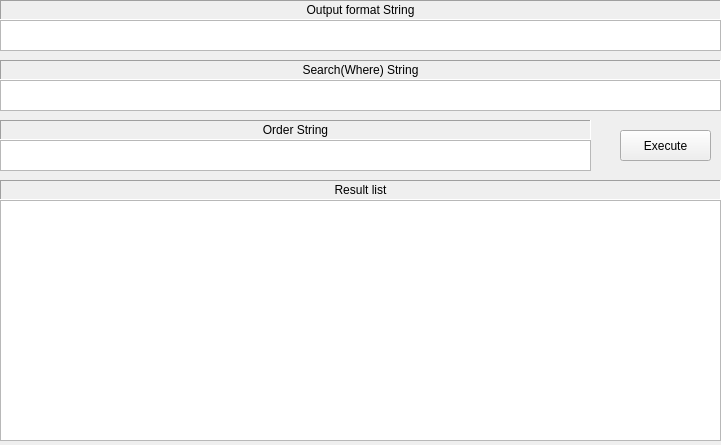
     <widget class="QWidget" name="page_13">
      <property name="geometry">
       <rect>
        <x>0</x>
        <y>0</y>
        <width>721</width>
        <height>445</height>
       </rect>
      </property>
      <attribute name="label">
       <string>SelectLast</string>
      </attribute>
      <widget class="QPushButton" name="pushButtonExecuteSelectLastXML">
       <property name="geometry">
        <rect>
         <x>620</x>
         <y>130</y>
         <width>91</width>
         <height>31</height>
        </rect>
       </property>
       <property name="text">
        <string>Execute</string>
       </property>
      </widget>
      <widget class="QTextEdit" name="textEditSelectLastXMLResultStr">
       <property name="geometry">
        <rect>
         <x>0</x>
         <y>200</y>
         <width>721</width>
         <height>241</height>
        </rect>
       </property>
      </widget>
      <widget class="QTextEdit" name="textEditSelectLastXMLOutputStr">
       <property name="geometry">
        <rect>
         <x>0</x>
         <y>20</y>
         <width>721</width>
         <height>31</height>
        </rect>
       </property>
      </widget>
      <widget class="QLabel" name="label_28">
       <property name="geometry">
        <rect>
         <x>0</x>
         <y>0</y>
         <width>721</width>
         <height>20</height>
        </rect>
       </property>
       <property name="frameShape">
        <enum>QFrame::Panel</enum>
       </property>
       <property name="frameShadow">
        <enum>QFrame::Sunken</enum>
       </property>
       <property name="text">
        <string>Output format String</string>
       </property>
       <property name="alignment">
        <set>Qt::AlignCenter</set>
       </property>
      </widget>
      <widget class="QLabel" name="label_29">
       <property name="geometry">
        <rect>
         <x>0</x>
         <y>180</y>
         <width>721</width>
         <height>20</height>
        </rect>
       </property>
       <property name="frameShape">
        <enum>QFrame::Panel</enum>
       </property>
       <property name="frameShadow">
        <enum>QFrame::Sunken</enum>
       </property>
       <property name="text">
        <string>Result list</string>
       </property>
       <property name="alignment">
        <set>Qt::AlignCenter</set>
       </property>
      </widget>
      <widget class="QTextEdit" name="textEditSelectLastXMLOrderStr">
       <property name="geometry">
        <rect>
         <x>0</x>
         <y>140</y>
         <width>591</width>
         <height>31</height>
        </rect>
       </property>
      </widget>
      <widget class="QTextEdit" name="textEditSelectLastXMLWhereStr">
       <property name="geometry">
        <rect>
         <x>0</x>
         <y>80</y>
         <width>721</width>
         <height>31</height>
        </rect>
       </property>
      </widget>
      <widget class="QLabel" name="label_30">
       <property name="geometry">
        <rect>
         <x>0</x>
         <y>60</y>
         <width>721</width>
         <height>20</height>
        </rect>
       </property>
       <property name="frameShape">
        <enum>QFrame::Panel</enum>
       </property>
       <property name="frameShadow">
        <enum>QFrame::Sunken</enum>
       </property>
       <property name="text">
        <string>Search(Where) String</string>
       </property>
       <property name="alignment">
        <set>Qt::AlignCenter</set>
       </property>
      </widget>
      <widget class="QLabel" name="label_31">
       <property name="geometry">
        <rect>
         <x>0</x>
         <y>120</y>
         <width>591</width>
         <height>20</height>
        </rect>
       </property>
       <property name="frameShape">
        <enum>QFrame::Panel</enum>
       </property>
       <property name="frameShadow">
        <enum>QFrame::Sunken</enum>
       </property>
       <property name="text">
        <string>Order String</string>
       </property>
       <property name="alignment">
        <set>Qt::AlignCenter</set>
       </property>
      </widget>
     </widget>
